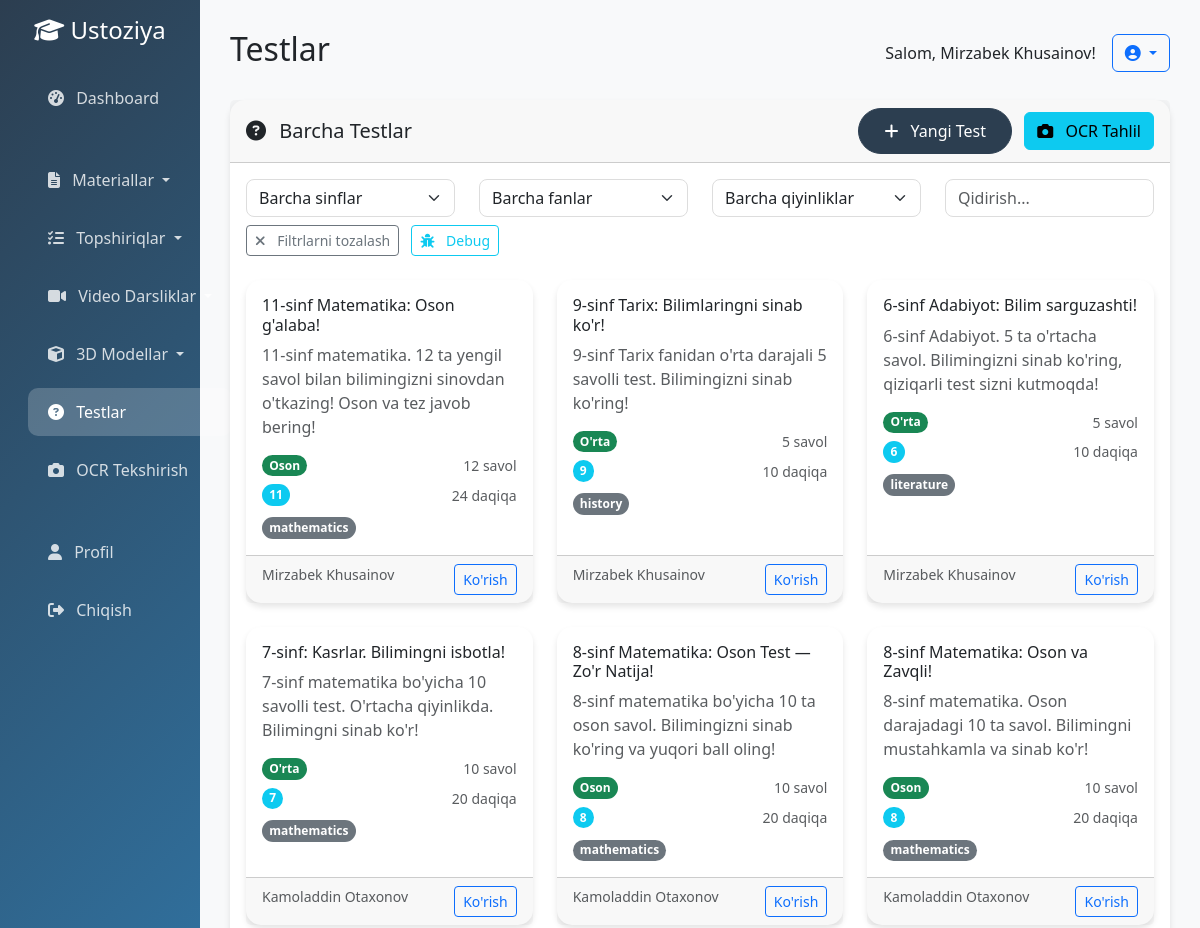
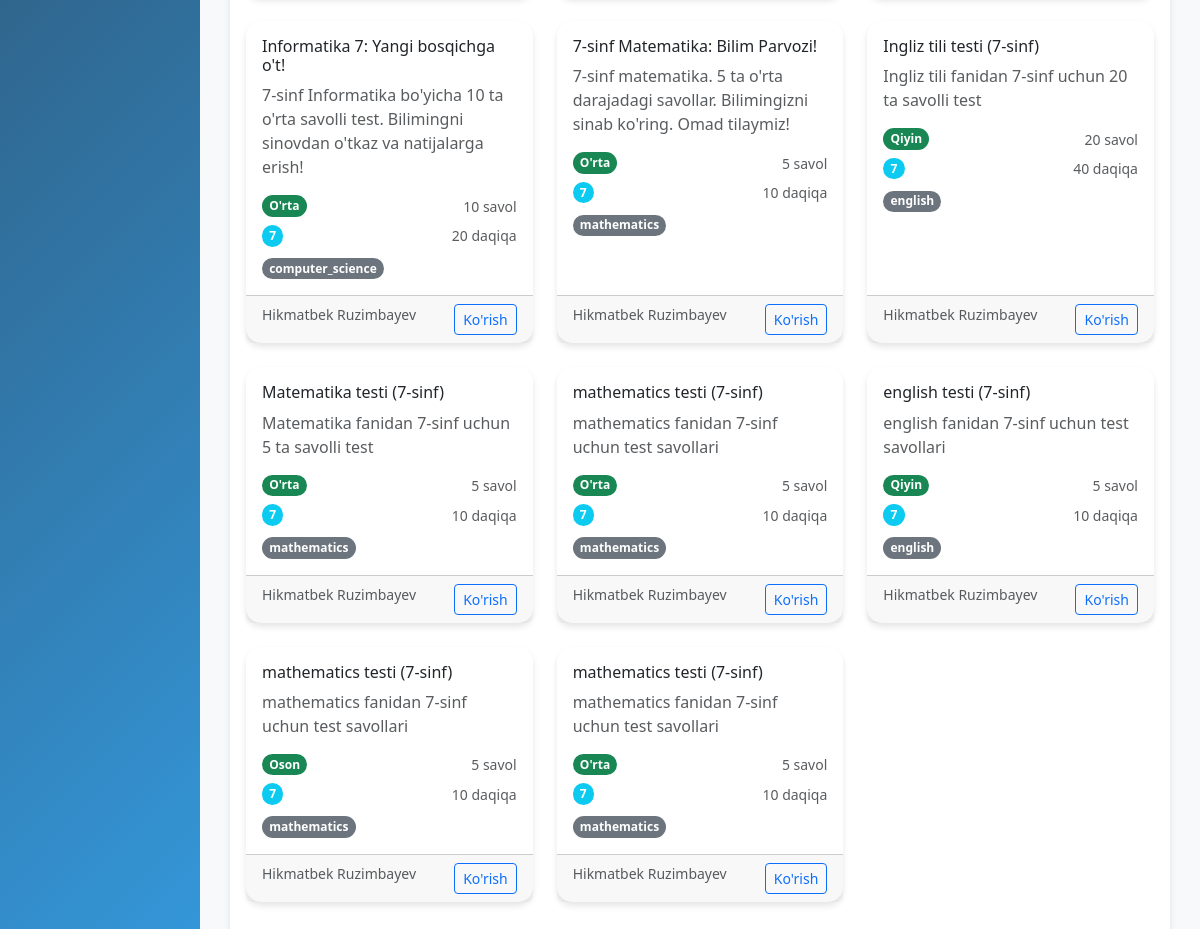
The page /tests/ (signed in) on the database its author committed (2 pictures, top to bottom).
### accounts/models.py (models this page shows, shortened)
class User(AbstractUser):
    ROLE_CHOICES = [
        ('teacher', 'O\'qituvchi'),
        ('admin', 'Administrator'),
    ]
    SUBJECT_CHOICES = [
        ('mathematics', 'Matematika'),
        ('physics', 'Fizika'),
        ('chemistry', 'Kimyo'),
        ('biology', 'Biologiya'),
        ('geography', 'Geografiya'),
        ('history', 'Tarix'),
        ('literature', 'Adabiyot'),
        ('language', 'Til va adabiyot'),
        ('english', 'Ingliz tili'),
        ('russian', 'Rus tili'),
        ('computer_science', 'Informatika'),
        ('art', 'San\'at'),
        ('physical_education', 'Jismoniy tarbiya'),
        ('other', 'Boshqa'),
    ]
    role = models.CharField(
        max_length=20,
        choices=ROLE_CHOICES,
        default='teacher',
        verbose_name='Rol'
    )
    subject = models.CharField(
        max_length=50,
        choices=SUBJECT_CHOICES,
        verbose_name='Fan'
    )
    school = models.CharField(
        max_length=200,
        verbose_name='Maktab'
    )
    phone = models.CharField(
        max_length=20,
        blank=True,
        null=True,
        verbose_name='Telefon raqami'
    )
    avatar = models.ImageField(
        upload_to='avatars/',
        blank=True,
        null=True,
        verbose_name='Avatar'
    )
    bio = models.TextField(
        blank=True,
        null=True,
        verbose_name='Biografiya'
    )
    is_verified = models.BooleanField(
        default=False,
        verbose_name='Tasdiqlangan'
    )
    created_at = models.DateTimeField(
        auto_now_add=True,
        verbose_name='Yaratilgan vaqt'
    )
    updated_at = models.DateTimeField(
        auto_now=True,
        verbose_name='Yangilangan vaqt'
    )
    class Meta:
        verbose_name = 'Foydalanuvchi'
        verbose_name_plural = 'Foydalanuvchilar'
        ordering = ['-created_at']
    def get_full_name(self):
        if self.first_name and self.last_name:
            return f"{self.first_name} {self.last_name}"
        return self.username

### tests/models.py (models this page shows, shortened)
class Test(models.Model):
    DIFFICULTY_CHOICES = [
        ('easy', 'Oson'),
        ('medium', 'O\'rta'),
        ('hard', 'Qiyin'),
    ]
    title = models.CharField(max_length=200, verbose_name='Test sarlavhasi')
    description = models.TextField(verbose_name='Test tavsifi')
    category = models.ForeignKey(
        TestCategory,
        on_delete=models.CASCADE,
        related_name='tests',
        verbose_name='Kategoriya'
    )
    author = models.ForeignKey(
        User,
        on_delete=models.CASCADE,
        related_name='tests',
        verbose_name='Muallif'
    )
    difficulty = models.CharField(
        max_length=10,
        choices=DIFFICULTY_CHOICES,
        default='medium',
        verbose_name='Qiyinlik darajasi'
    )
    grade_level = models.CharField(
        max_length=50,
        verbose_name='Sinf darajasi'
    )
    subject = models.CharField(
        max_length=50,
        verbose_name='Fan'
    )
    time_limit = models.PositiveIntegerField(
        default=60,
        verbose_name='Vaqt chegarasi (daqiqa)'
    )
    total_questions = models.PositiveIntegerField(
        default=0,
        verbose_name='Jami savollar soni'
    )
    total_points = models.PositiveIntegerField(
        default=0,
        verbose_name='Jami ball'
    )
    is_public = models.BooleanField(
        default=True,
        verbose_name='Umumiy foydalanish'
    )
    is_active = models.BooleanField(
        default=True,
        verbose_name='Faol'
    )
    created_at = models.DateTimeField(
        auto_now_add=True,
        verbose_name='Yaratilgan vaqt'
    )
    updated_at = models.DateTimeField(
        auto_now=True,
        verbose_name='Yangilangan vaqt'
    )
    class Meta:
        verbose_name = 'Test'
        verbose_name_plural = 'Testlar'
        ordering = ['-created_at']

### ustoziya_platform/views.py (the view, shortened to what this page needs)
# urls.py: path('tests/', views.tests_list, name='tests_list'),
@login_required
def tests_list(request):
    tests = Test.objects.filter(is_public=True, is_active=True).order_by('-created_at')
    category = request.GET.get('category')
    subject = request.GET.get('subject')
    grade_level = request.GET.get('grade')
    difficulty = request.GET.get('difficulty')
    search = request.GET.get('search')
    if category:
        tests = tests.filter(category_id=category)
    if subject:
        tests = tests.filter(subject=subject)
    if grade_level:
        tests = tests.filter(grade_level=grade_level)
    if difficulty:
        tests = tests.filter(difficulty=difficulty)
    if search:
        tests = tests.filter(title__icontains=search)
    context = {
        'tests': tests,
    }
    return render(request, 'tests/list.html', context)

### templates/tests/list.html (shortened to what this page needs)
{% extends 'base.html' %}
{% block page_title %}Testlar{% endblock %}
{% block content %}
<div class="row">
    <div class="col-12">
        <div class="card">
            <div class="card-header d-flex justify-content-between align-items-center">
                <h5 class="card-title mb-0">
                    <i class="fas fa-question-circle me-2"></i>
                    Barcha Testlar
                </h5>
                <div>
                    <a href="{% url 'test_create' %}" class="btn btn-primary me-2">
                        <i class="fas fa-plus me-2"></i>
                        Yangi Test
                    </a>
                    <a href="{% url 'test_ocr_upload' %}" class="btn btn-info">
                        <i class="fas fa-camera me-2"></i>
                        OCR Tahlil
                    </a>
                </div>
            </div>
            <div class="card-body">
                <div class="row mb-4">
                    <div class="col-md-3">
                        <select class="form-select" id="filterGrade" onchange="filterTests()">
                            <option value="">Barcha sinflar</option>
                        </select>
                    </div>
                    <div class="col-md-3">
                        <select class="form-select" id="filterSubject" onchange="filterTests()">
                            <option value="">Barcha fanlar</option>
                        </select>
                    </div>
                    <div class="col-md-3">
                        <select class="form-select" id="filterDifficulty" onchange="filterTests()">
                            <option value="">Barcha qiyinliklar</option>
                        </select>
                    </div>
                    <div class="col-md-3">
                        <input type="text" class="form-control" id="searchInput" placeholder="Qidirish..." onkeyup="filterTests()">
                    </div>
                </div>
                <div id="testsGrid">
                    {% if tests %}
                        <div class="row">
                            {% for test in tests %}
                            <div class="col-md-6 col-lg-4 mb-4 test-card"
                                 data-grade="{{ test.grade_level|lower }}"
                                 data-subject="{{ test.subject|lower }}"
                                 data-difficulty="{{ test.difficulty|lower }}"
                                 data-title="{{ test.title|lower }}"
                                 data-description="{{ test.description|lower }}">
                                <div class="card h-100">
                                    <div class="card-body">
                                        <h6 class="card-title">{{ test.title }}</h6>
                                        <p class="card-text text-muted">{{ test.description|truncatewords:20 }}</p>
                                        <div class="d-flex justify-content-between align-items-center mb-2">
                                            <span class="badge bg-success">{{ test.get_difficulty_display }}</span>
                                            <small class="text-muted">{{ test.total_questions }} savol</small>
                                        </div>
                                        <div class="d-flex justify-content-between align-items-center">
                                            <span class="badge bg-info">{{ test.grade_level }}</span>
                                            <small class="text-muted">{{ test.time_limit }} daqiqa</small>
                                        </div>
                                        <div class="mt-2">
                                            <span class="badge bg-secondary">{{ test.subject }}</span>
                                        </div>
                                    </div>
                                    <div class="card-footer">
                                        <div class="d-flex justify-content-between">
                                            <small class="text-muted">{{ test.author.get_full_name }}</small>
                                            <a href="{% url 'export_test_to_word' %}?test_id={{ test.id }}" class="btn btn-sm btn-outline-primary" target="_blank">Ko'rish</a>
                                        </div>
                                    </div>
                                </div>
                            </div>
                            {% endfor %}
                        </div>
                {% endif %}
                </div>
            </div>
        </div>
    </div>
</div>
{% endblock %}

### templates/base.html (shortened to what this page needs)
<!DOCTYPE html>
<html lang="uz">
<head>
    <link href="https://cdn.jsdelivr.net/npm/bootstrap@5.3.0/dist/css/bootstrap.min.css" rel="stylesheet">
    <link href="https://cdnjs.cloudflare.com/ajax/libs/font-awesome/6.4.0/css/all.min.css" rel="stylesheet">
</head>
<body>
    <div class="container-fluid">
        <div class="row">
            <div class="col-md-3 col-lg-2 sidebar">
                <div class="p-3">
                    <h4 class="text-center mb-4">
                        <i class="fas fa-graduation-cap"></i>
                        Ustoziya
                    </h4>
                    <nav class="nav flex-column">
                        <a class="nav-link {% if request.resolver_match.url_name == 'dashboard' %}active{% endif %}" href="{% url 'dashboard' %}">
                            <i class="fas fa-tachometer-alt me-2"></i>
                            Dashboard
                        </a>
                        <div class="dropdown">
                            <a class="nav-link dropdown-toggle" href="#" role="button" data-bs-toggle="dropdown">
                                <i class="fas fa-file-alt me-2"></i>
                                Materiallar
                            </a>
                        </div>
                        <div class="dropdown">
                            <a class="nav-link dropdown-toggle" href="#" role="button" data-bs-toggle="dropdown">
                                <i class="fas fa-tasks me-2"></i>
                                Topshiriqlar
                            </a>
                        </div>
                        <div class="dropdown">
                            <a class="nav-link dropdown-toggle" href="#" role="button" data-bs-toggle="dropdown">
                                <i class="fas fa-video me-2"></i>
                                Video Darsliklar
                            </a>
                        </div>
                        <div class="dropdown">
                            <a class="nav-link dropdown-toggle" href="#" role="button" data-bs-toggle="dropdown">
                                <i class="fas fa-cube me-2"></i>
                                3D Modellar
                            </a>
                        </div>
                        <a class="nav-link {% if 'tests' in request.resolver_match.url_name %}active{% endif %}" href="{% url 'tests_list' %}">
                            <i class="fas fa-question-circle me-2"></i>
                            Testlar
                        </a>
                        <a class="nav-link {% if 'ocr' in request.resolver_match.url_name %}active{% endif %}" href="{% url 'ocr_upload' %}">
                            <i class="fas fa-camera me-2"></i>
                            OCR Tekshirish
                        </a>
                        <a class="nav-link" href="{% url 'profile' %}">
                            <i class="fas fa-user me-2"></i>
                            Profil
                        </a>
                        <a class="nav-link" href="{% url 'logout' %}">
                            <i class="fas fa-sign-out-alt me-2"></i>
                            Chiqish
                        </a>
                    </nav>
                </div>
            </div>
            <div class="col-md-9 col-lg-10 main-content">
                <div class="d-flex justify-content-between align-items-center mb-4">
                    <h2>{% block page_title %}Dashboard{% endblock %}</h2>
                    <div class="d-flex align-items-center">
                        <span class="me-3">Salom, {{ user.get_full_name|default:user.username }}!</span>
                        <div class="dropdown">
                            <button class="btn btn-outline-primary dropdown-toggle" type="button" data-bs-toggle="dropdown">
                                <i class="fas fa-user-circle"></i>
                            </button>
                        </div>
                    </div>
                </div>
                {% block content %}{% endblock %}
            </div>
        </div>
    </div>
</body>
</html>

### templates/base.html (style rules this page uses)
:root { --primary-color: #2c3e50; --secondary-color: #3498db; --success-color: #27ae60; --warning-color: #f39c12; --danger-color: #e74c3c; --light-color: #ecf0f1; --dark-color: #2c3e50; }
body { font-family: 'Segoe UI', Tahoma, Geneva, Verdana, sans-serif; background-color: #f8f9fa; }
.card { border: none; border-radius: 15px; box-shadow: 0 4px 6px rgba(0, 0, 0, 0.1); transition: transform 0.3s ease; }
.btn-primary { background-color: var(--primary-color); border-color: var(--primary-color); border-radius: 25px; padding: 10px 25px; }
.sidebar { background: linear-gradient(135deg, var(--primary-color), var(--secondary-color)); min-height: 100vh; color: white; }
.sidebar .nav-link { color: rgba(255, 255, 255, 0.8); padding: 12px 20px; border-radius: 10px; margin: 5px 0; transition: all 0.3s ease; }
.sidebar .nav-link:hover, .sidebar .nav-link.active { color: white; background-color: rgba(255, 255, 255, 0.2); }
.main-content { padding: 30px; }
.badge { border-radius: 20px; padding: 8px 15px; }

### templates/tests/list.html (style rules this page uses)
.test-card { transition: all 0.3s ease; }
.form-select, .form-control { border-radius: 8px; border: 1px solid #ddd; transition: border-color 0.3s ease; }
.badge { font-size: 0.75rem; padding: 0.4em 0.6em; }

### rows shown on the page
User: get_full_name "Mirzabek Khusainov"
Test: title "11-sinf Matematika: Oson g'alaba!", description "11-sinf matematika. 12 ta yengil savol bilan bilimingizni sinovdan o'tkazing! Oson va tez javob bering!", difficulty "Oson", total_questions "12", grade_level "11", time_limit "24", subject "mathematics", author.get_full_name "Mirzabek Khusainov"
Test: title "9-sinf Tarix: Bilimlaringni sinab ko'r!", description "9-sinf Tarix fanidan o'rta darajali 5 savolli test. Bilimingizni sinab ko'ring!", difficulty "O'rta", total_questions "5", grade_level "9", time_limit "10", subject "history", author.get_full_name "Mirzabek Khusainov"
Test: title "6-sinf Adabiyot: Bilim sarguzashti!", description "6-sinf Adabiyot. 5 ta o'rtacha savol. Bilimingizni sinab ko'ring, qiziqarli test sizni kutmoqda!", difficulty "O'rta", total_questions "5", grade_level "6", time_limit "10", subject "literature", author.get_full_name "Mirzabek Khusainov"
Test: title "7-sinf: Kasrlar. Bilimingni isbotla!", description "7-sinf matematika bo'yicha 10 savolli test. O'rtacha qiyinlikda. Bilimingni sinab ko'r!", difficulty "O'rta", total_questions "10", grade_level "7", time_limit "20", subject "mathematics", author.get_full_name "Kamoladdin Otaxonov"
Test: title "8-sinf Matematika: Oson Test — Zo'r Natija!", description "8-sinf matematika bo'yicha 10 ta oson savol. Bilimingizni sinab ko'ring va yuqori ball oling!", difficulty "Oson", total_questions "10", grade_level "8", time_limit "20", subject "mathematics", author.get_full_name "Kamoladdin Otaxonov"
Test: title "8-sinf Matematika: Oson va Zavqli!", description "8-sinf matematika. Oson darajadagi 10 ta savol. Bilimingni mustahkamla va sinab ko'r!", difficulty "Oson", total_questions "10", grade_level "8", time_limit "20", subject "mathematics", author.get_full_name "Kamoladdin Otaxonov"
Test: title "Informatika 7: Yangi bosqichga o't!", description "7-sinf Informatika bo'yicha 10 ta o'rta savolli test. Bilimingni sinovdan o'tkaz va natijalarga erish!", difficulty "O'rta", total_questions "10", grade_level "7", time_limit "20", subject "computer_science", author.get_full_name "Hikmatbek Ruzimbayev"
Test: title "7-sinf Matematika: Bilim Parvozi!", description "7-sinf matematika. 5 ta o'rta darajadagi savollar. Bilimingizni sinab ko'ring. Omad tilaymiz!", difficulty "O'rta", total_questions "5", grade_level "7", time_limit "10", subject "mathematics", author.get_full_name "Hikmatbek Ruzimbayev"
Test: title "Ingliz tili testi (7-sinf)", description "Ingliz tili fanidan 7-sinf uchun 20 ta savolli test", difficulty "Qiyin", total_questions "20", grade_level "7", time_limit "40", subject "english", author.get_full_name "Hikmatbek Ruzimbayev"
Test: title "Matematika testi (7-sinf)", description "Matematika fanidan 7-sinf uchun 5 ta savolli test", difficulty "O'rta", total_questions "5", grade_level "7", time_limit "10", subject "mathematics", author.get_full_name "Hikmatbek Ruzimbayev"
Test: title "mathematics testi (7-sinf)", description "mathematics fanidan 7-sinf uchun test savollari", difficulty "O'rta", total_questions "5", grade_level "7", time_limit "10", subject "mathematics", author.get_full_name "Hikmatbek Ruzimbayev"
Test: title "english testi (7-sinf)", description "english fanidan 7-sinf uchun test savollari", difficulty "Qiyin", total_questions "5", grade_level "7", time_limit "10", subject "english", author.get_full_name "Hikmatbek Ruzimbayev"
Test: title "mathematics testi (7-sinf)", description "mathematics fanidan 7-sinf uchun test savollari", difficulty "Oson", total_questions "5", grade_level "7", time_limit "10", subject "mathematics", author.get_full_name "Hikmatbek Ruzimbayev"
Test: title "mathematics testi (7-sinf)", description "mathematics fanidan 7-sinf uchun test savollari", difficulty "O'rta", total_questions "5", grade_level "7", time_limit "10", subject "mathematics", author.get_full_name "Hikmatbek Ruzimbayev"
